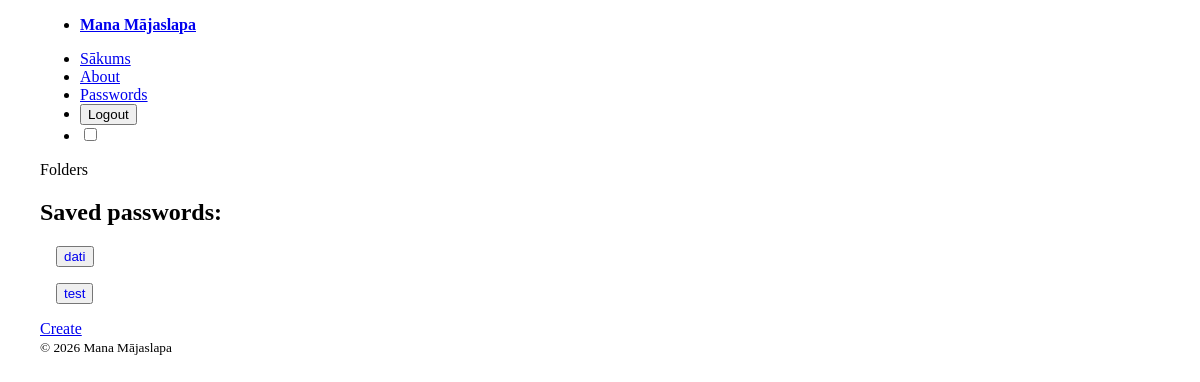
The page /passwords (signed in) on the database as committed earlier.
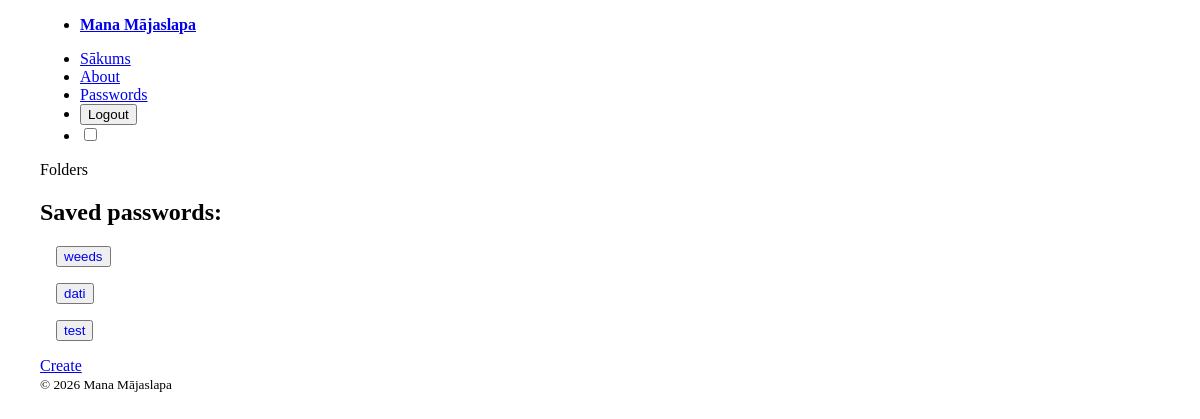
The same page on the database as committed later.
### tables this page shows
CREATE TABLE `passwords` (
  `id` int(11) NOT NULL,
  `name` varchar(255) NOT NULL,
  `login_data` text NOT NULL,
  `password` varchar(255) NOT NULL,
  `userID` int(11) DEFAULT NULL,
  `folder_id` int(11) DEFAULT NULL
);

### Core/functions.php (called while the page is built, shortened)
<?php
function base_path($path) {
    return BASE_PATH . $path;
}
function view($path, $attributes = [] ) {
    extract($attributes);
    require base_path("views/{$path}");
}

### Http/controllers/passwords/index.php (called while the page is built, shortened)
<?php
$db = App::resolve(Database::class);
$userId = $_SESSION['user']['id'];
$folderId = isset($_GET['folder_id']) && $_GET['folder_id'] !== '' ? (int) $_GET['folder_id'] : null;
$params = ['userID' => $userId];
$sql = "SELECT id, name, folder_id FROM passwords WHERE userID = :userID";
$sql .= " ORDER BY id DESC";
$notes = $db->query($sql, $params)->get();
$folder_sql= "SELECT id, user_id, folder_name FROM folders WHERE user_id = :user_id ORDER BY id DESC";
$folders = $db->query($folder_sql, ['user_id' => $userId])->get();
view("passwords/passwords.view.php", [
    'notes' => $notes,
    'folders' => $folders,
    'currentFolder' => $folderId
]);

### public/index.php (called while the page is built, shortened)
<?php
require BASE_PATH . 'Core/functions.php';
spl_autoload_register(function ($class) {
    $class = str_replace('\\', DIRECTORY_SEPARATOR, $class);
});
$router = new \Core\Router();
$path = parse_url($_SERVER['REQUEST_URI'], PHP_URL_PATH);
$method = $_POST['_method'] ?? $_SERVER['REQUEST_METHOD'];
require base_path('bootstrap.php');
$router->route($path, $method);

### Core/App.php (called while the page is built, shortened)
<?php
class App
{
    protected static $container;
    public static function setContainer ($container) {
        static::$container = $container;
    }
    public static function Container()
    {
        return static::$container;
    }
    public static function resolve($key) {
        return static::Container()->resolve($key);
    }
}

### Core/Container.php (called while the page is built, shortened)
<?php
class Container
{
    protected $bindings = [];
    public function bind($key, $resolver)
    {
        $this->bindings[$key] = $resolver;
    }
    public function resolve($key)
    {
        $resolver = $this->bindings[$key];
        return call_user_func($resolver);
    }
}

### config.php (called while the page is built)
<?php
return [
    'database' => [
        'host' => 'localhost',
        'port' => 3306,
        'dbname' => 'school_project',
        'charset' => 'utf8mb4'
    ]
];

### bootstrap.php (called while the page is built, shortened)
<?php
$container = new Container();
$container->bind('Core\Database', function () {
    $config = require base_path('config.php');
    return new Database($config['database']);
});

### Core/Database.php (called while the page is built, shortened)
<?php
class Database
{
    public $connection;
    public $statement;
    public function __construct($config, $username = 'root', $password = '')
    {
        $dns = 'mysql: ' . http_build_query($config, '', ';');
        $this->connection = new PDO($dns, $username, $password, [
            PDO::ATTR_DEFAULT_FETCH_MODE => PDO::FETCH_ASSOC
        ]);
    }
    public function query($query, $params = [])
    {
        $this->statement = $this->connection->prepare($query);
        $this->statement->execute($params);
        return $this;
    }
    public function get()
    {
        return $this->statement->fetchAll();
    }
}

### views/passwords/passwords.view.php (the view, shortened to what this page needs)
<?php
require base_path("views/partials/header.php");
require base_path("views/partials/nav.php");
?>
<div class="container">
    <div class="filter">
        <details class="dropdown">
            <summary role="button">
                Folders
            </summary>
        </details>
    </div>
    <div>
        <h2>Saved passwords:</h2>
            <div>
                <?php foreach ($notes as $note) : ?>
                    <li class="password-list">
                        <button class="outline contrast">
                            <a href="/password?id=<?=$note['id'] ?>">
                                <?= htmlspecialchars($note['name']) ?>
                            </a>
                        </button>
                    </li>
                <?php endforeach; ?>
            </div>
        <a role="button" href="/passwords/create">Create</a>
    </div>
</div>
<?php
require base_path("views/partials/footer.php");
?>

### Core/router.php (shortened to what this page needs)
<?php
class Router {
    protected $routes = [];
    public function add($uri, $controller, $method) {
        $this->routes[] = [
            'uri' => $uri,
            'controller' => $controller,
            'method' => $method,
            'middleware' => null
        ];
        return $this;
    }
    public function route($uri, $method) {
        foreach ($this->routes as $route) {
            if ($route['uri'] === $uri && $route['method'] === strtoupper($method)){
                return require base_path('Http/controllers/' . $route['controller']);
            }
        }
    }
    public function only($key)
    {
        $key_last = array_key_last($this->routes);
        $this->routes[$key_last]['middleware'] = $key;
    }
}

### views/partials/header.php (shortened to what this page needs)
<!DOCTYPE html>
<html lang="lv">
<head>
  <link rel="stylesheet" href="https://unpkg.com/@picocss/pico@latest/css/pico.min.css">
  <link rel="stylesheet" href="/style.css">
</head>
<body>

### views/partials/nav.php (shortened to what this page needs)
<header>
  <nav class="container">
    <ul>
      <li><a href="/"><strong>Mana Mājaslapa</strong></a></li>
    </ul>
    <ul>
      <li><a href="/">Sākums</a></li>
      <li><a href="/about">About</a></li>
      <?php if ($_SESSION['user'] ?? false) : ?>
      <li><a href="/passwords">Passwords</a></li>
      <?php endif; ?>
        <?php if ($_SESSION['user'] ?? false) : ?>
          <form action="/login" method="POST">
            <li><button class="register">Logout</button></li>
          </form>
        <?php else : ?>
          <li><a class="register" href="/register">Register</a></li>
        <?php endif; ?>
        <li>
          <label class="switch" title="Toggle theme">
            <input id="theme-switch" type="checkbox" role="switch" aria-label="Toggle theme">
          </label>
        </li>
    </ul>
  </nav>
</header>

### views/partials/footer.php
<footer class="container">
    <small>© 2026 Mana Mājaslapa</small>
</footer>
</body>
</html>

### public/style.css (style rules this page uses)
body { box-sizing: border-box; padding: 0 2rem; }
.password-list { list-style: none; margin: 1rem; }
.password-list button a { text-decoration: none; }
details.dropdown { display: inline-block; position: relative; }
details.dropdown > summary { display: inline-block; cursor: pointer; white-space: nowrap; list-style: none; }
details.dropdown > summary::marker { display: none; }

Rows that differ between the two databases and show on the page:
added passwords: name "weeds"
